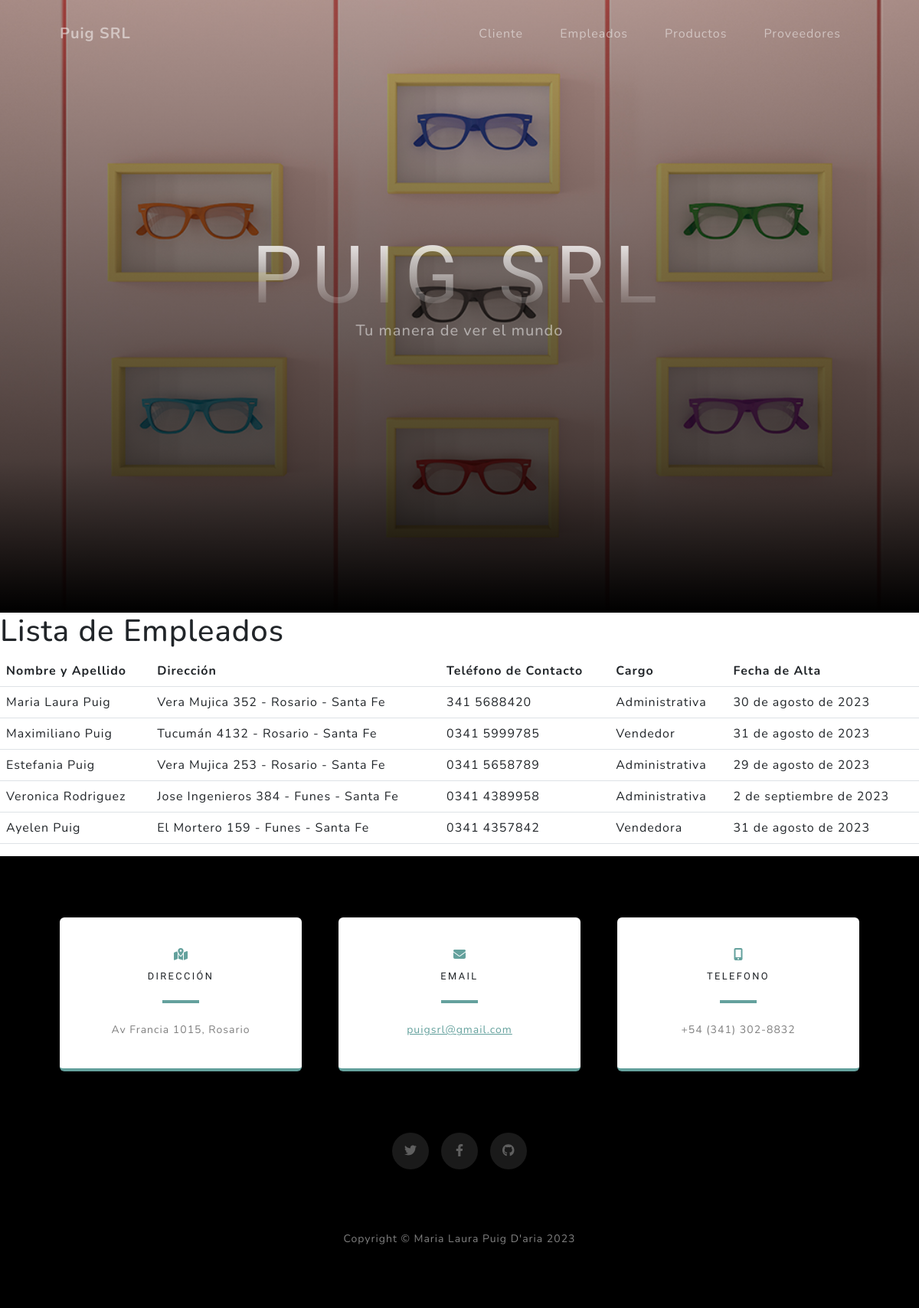
/empleados/, run on the app's committed database.
### aplicacion/models.py (models this page shows, shortened)
class Empleado(models.Model):
    nombreApellido = models.CharField(max_length=100)
    direccion = models.CharField (max_length=100)
    telefono_contacto = models.CharField(max_length=20)
    cargo = models.CharField(max_length=50)
    fecha_alta = models.DateField(blank=True, null=True)

### aplicacion/views.py (the view)
# urls.py: path('empleados/', empleado, name = "empleados" ),
def empleado(request):
    empleados = Empleado.objects.all()
    contexto = {'empleados': empleados}
    return render(request, 'aplicacion/empleados.html', contexto)

### aplicacion/templates/aplicacion/empleados.html (shortened to what this page needs)
{% extends 'aplicacion/base.html' %}
{% load static %}
    {% block contenido %}
    <h1>Lista de Empleados</h1>
    <table class="table">
      <thead>
        <tr>
          <th>Nombre y Apellido</th>
          <th>Dirección</th>
          <th>Teléfono de Contacto</th>
          <th>Cargo</th>
          <th>Fecha de Alta</th>
        </tr>
      </thead>
      <tbody>
        {% for empleado in empleados %}
          <tr>
            <td>{{ empleado.nombreApellido }}</td>
            <td>{{ empleado.direccion }}</td>
            <td>{{ empleado.telefono_contacto }}</td>
            <td>{{ empleado.cargo }}</td>
            <td>{{ empleado.fecha_alta }}</td>
          </tr>
        {% empty %}
          <tr>
            <td colspan="5">No hay empleados registrados.</td>
          </tr>
        {% endfor %}
      </tbody>
    </table>
  {% endblock contenido %}

### data on the page
Empleado: nombreApellido "Maria Laura Puig", direccion "Vera Mujica 352 - Rosario - Santa Fe", telefono_contacto "341 5688420", cargo "Administrativa", fecha_alta "30 de agosto de 2023"
Empleado: nombreApellido "Maximiliano Puig", direccion "Tucumán 4132 - Rosario - Santa Fe", telefono_contacto "0341 5999785", cargo "Vendedor", fecha_alta "31 de agosto de 2023"
Empleado: nombreApellido "Estefania Puig", direccion "Vera Mujica 253 - Rosario - Santa Fe", telefono_contacto "0341 5658789", cargo "Administrativa", fecha_alta "29 de agosto de 2023"
Empleado: nombreApellido "Veronica Rodriguez", direccion "Jose Ingenieros 384 - Funes - Santa Fe", telefono_contacto "0341 4389958", cargo "Administrativa", fecha_alta "2 de septiembre de 2023"
Empleado: nombreApellido "Ayelen Puig", direccion "El Mortero 159 - Funes - Santa Fe", telefono_contacto "0341 4357842", cargo "Vendedora", fecha_alta "31 de agosto de 2023"
